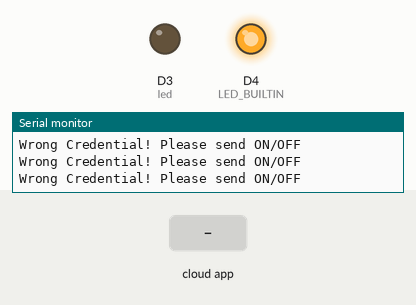
This sketch was run on a simulated ESP8266 (NodeMCU). Parts: output pins drawn as LEDs (lit = HIGH, except the on-board LED, lit = LOW), the last lines printed to the serial monitor. Inputs (shaded band) come from the test bench. WiFi joins after 1.5 s; servers stay silent unless stated; the Firebase database answers and starts empty.

Above: at 3.7 s.
3.8 s: the phone or cloud app sets LED_STATUS to ON
At 4.3 s:
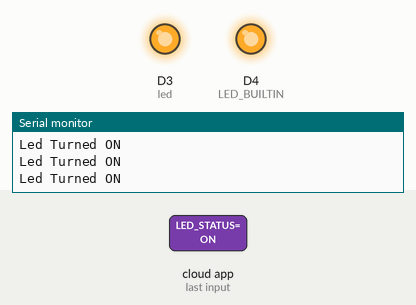
5.3 s: the phone or cloud app sets LED_STATUS to OFF
At 6.7 s:
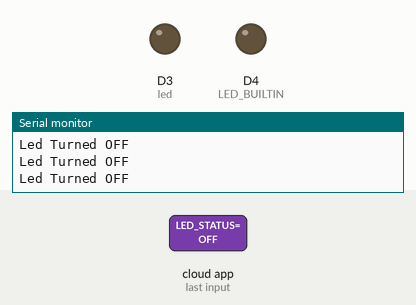
Timing chart, 0 to 8.3 s (numbered marks = the images above; inputs shaded):
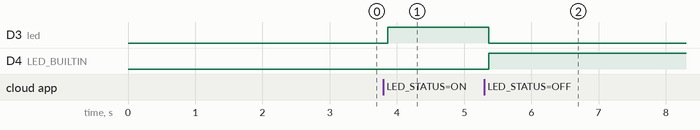

The sketch:

controlador_de_led.ino
```cpp
#include <ESP8266WiFi.h>                                               // esp8266 library
#include <FirebaseArduino.h>                                             // firebase library
#include <ArduinoJson.h>

#define FIREBASE_HOST "COLE AQUI O SEU FIREBASE HOST"                         // the project name address from firebase id
#define FIREBASE_AUTH "COLE AQUI O SEU FIREBASE AUTH"                    // the secret key generated from firebase
#define WIFI_SSID "COLE AQUI O SSID DO SEU WIFI"                                          // input your home or public wifi name
#define WIFI_PASSWORD "COLE AQUI O PASSWORD DO SEU WIFI"                                    //password of wifi ssid

String fireStatus = "";                                                     // led status received from firebase
int led = D3;                                                                // for external led
void setup() {
  Serial.begin(9600);
  delay(1000);
  pinMode(LED_BUILTIN, OUTPUT);
  pinMode(led, OUTPUT);
  WiFi.begin(WIFI_SSID, WIFI_PASSWORD);                                      //try to connect with wifi
  Serial.print("Connecting to ");
  Serial.print(WIFI_SSID);
  while (WiFi.status() != WL_CONNECTED) {
    Serial.print(".");
    delay(500);
  }
  Serial.println();
  Serial.print("Connected to ");
  Serial.println(WIFI_SSID);
  Serial.print("IP Address is : ");
  Serial.println(WiFi.localIP());                                                      //print local IP address
  Firebase.begin(FIREBASE_HOST, FIREBASE_AUTH);                                       // connect to firebase
  //Firebase.setString("LED_STATUS", "OFF");                                          //send initial string of led status
}

void loop() {
  fireStatus = Firebase.getString("LED_STATUS");                                      // get ld status input from firebase
  if (fireStatus == "ON") {                                                          // compare the input of led status received from firebase
    Serial.println("Led Turned ON");
    digitalWrite(LED_BUILTIN, LOW);                                                  // make bultin led ON
    digitalWrite(led, HIGH);                                                         // make external led ON
  }
  else if (fireStatus == "OFF") {                                                  // compare the input of led status received from firebase
    Serial.println("Led Turned OFF");
    digitalWrite(LED_BUILTIN, HIGH);                                               // make bultin led OFF
    digitalWrite(led, LOW);                                                         // make external led OFF
  }
  else {
    Serial.println("Wrong Credential! Please send ON/OFF");
  }
}
```

Measured:
- after the input at 3.8 s, D3 (led): LOW → HIGH after 0.07 s
- after the input at 5.3 s, D3 (led): HIGH → LOW after 0.07 s; D4 (LED_BUILTIN): LOW → HIGH after 0.07 s
